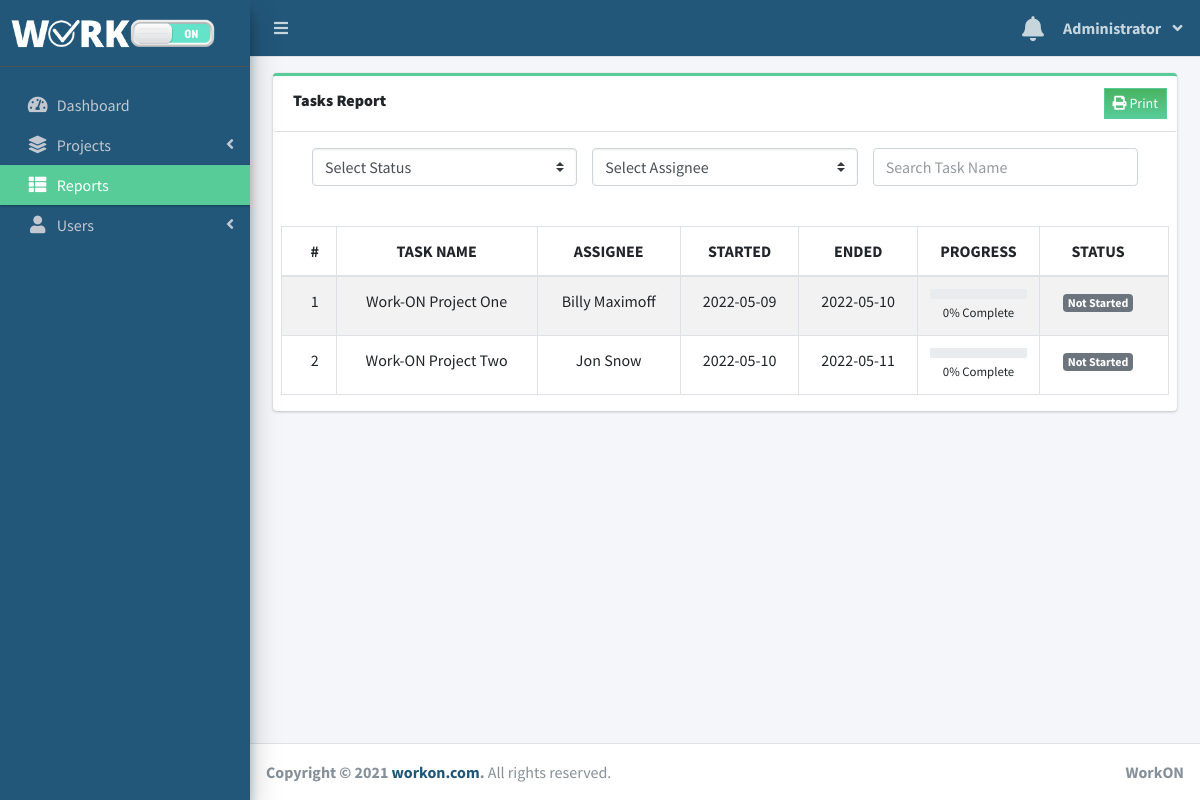
/index.php?page=reports (signed in), run on the app's committed database.
### tables this page shows
CREATE TABLE `project_list` (
  `id` int(30) NOT NULL,
  `name` varchar(200) NOT NULL,
  `description` text NOT NULL,
  `status` tinyint(2) NOT NULL,
  `proj_status` int(11) NOT NULL DEFAULT 0,
  `start_date` date DEFAULT NULL,
  `end_date` date NOT NULL,
  `manager_id` int(30) NOT NULL,
  `chair_id` int(30) NOT NULL,
  `user_ids` text NOT NULL,
  `user_type` int(1) NOT NULL DEFAULT 3,
  `project_url` longtext NOT NULL,
  `project_time_sheet` longtext NOT NULL,
  `project_files` longtext NOT NULL,
  `date_created` datetime NOT NULL DEFAULT current_timestamp()
);

### reports.php (the view, shortened to what this page needs)
<?php
  include 'db_connect.php';
?>
 <div class="col-md-12">
        <div class="card card-outline card-success">
          <div class="card-header">
            <b>Tasks Report </b>
            <div class="card-tools">
            	<button class="btn btn-flat btn-sm bg-gradient-success btn-success" id="print"><i class="fa fa-print"></i> Print</button>
            </div>
          </div>
          <div class="card-body p-0">
          <div class="px-2">
            <div class="col-md-12">
              <div class="col-lg-12 d-flex p-3">
                <div class="col-md-4">
                  <select name="status" id="fetch_status" class="custom-select custom-select-md form-control">
                    <option value="">Select Status</option>
                  </select>
                </div>
                <div class="col-md-4">
                  <select name="status" id="fetch_assignee" class="custom-select custom-select-md form-control">
                    <option value="">Select Assignee</option>
                  </select>
                </div>
                <div class="col-md-4">
                  <input type="search" name="reports_search" id="reports_search" class="form-control" placeholder="Search Task Name" />
                </div>
              </div>
            </div>
          </div>
            <div class="table-responsive px-2" id="printable">
              <div class="text-center" id="reportresult">
                <?php
                $filter_reports = "SELECT *,concat(firstname,' ',lastname) AS assignee FROM project_list p INNER JOIN users u ON p.user_ids = u.id WHERE p.proj_status='1'";
                $result = mysqli_query($conn,$filter_reports);
                $count = mysqli_num_rows($result);
                if($count > 0){
                ?>
                <table class="table table-bordered table-striped mt-4">
                  <thead>
                      <th>#</th>
                      <th>TASK NAME</th>
                      <th>ASSIGNEE</th>
                      <th>STARTED</th>
                      <th>ENDED</th>
                      <th>PROGRESS</th>
                      <th>STATUS</th>
                  </thead>
                  <tbody>
                      <?php
                      $i = 1;
                      while($row = mysqli_fetch_assoc($result)){
                          $taskname = $row['name'];
                          $assignee = $row['assignee'];
                          $tprog = $conn->query("SELECT * FROM task_list where project_id = {$row['id']}")->num_rows;
                          $cprog = $conn->query("SELECT * FROM task_list where project_id = {$row['id']} and status = 3")->num_rows;
                          $prog = $tprog > 0 ? ($cprog/$tprog) * 100 : 0;
                          $prog = $prog > 0 ?  number_format($prog,2) : $prog;
                      ?>
                      <tr>
                          <td><?php echo $i++ ?></td>
                          <td><?php echo $taskname ?></td>
                          <td><?php echo $assignee ?></td>
                          <td><?php echo date("Y-m-d",strtotime($row['start_date'])) ?></td>
                          <td><?php echo date("Y-m-d",strtotime($row['end_date'])) ?></td>
                          <td class="project_progress">
                              <div class="progress progress-sm">
                              </div>
                              <small>
                                  <?php echo $prog ?>% Complete
                              </small>
                          </td>
                          <td>
                              <?php
                              if($row['status'] == 1){
                                  echo "<span class='badge badge-secondary'>Not Started</span>";
                              }elseif($row['status'] == 2){
                              echo "<span class='badge badge-primary'>Started</span>";
                              }elseif($row['status'] == 3){
                              echo "<span class='badge badge-info'>In Progress</span>";
                              }elseif($row['status'] == 4){
                              echo "<span class='badge badge-warning'>In Review</span>";
                              }elseif($row['status'] == 5){
                              echo "<span class='badge badge-success'>Completed</span>";
                              }
                              ?>
                          </td>
                      </tr>
                      <?php
                      }
                      ?>
                  </tbody>
                </table>
                <?php } ?>
              </div>
            </div>
          </div>
        </div>
        </div>

### data on the page
project_list: name "Work-ON Project One", assignee "Billy Maximoff", start_date "2022-05-09", end_date "2022-05-10", prog "0", status "Not Started"
project_list: name "Work-ON Project Two", assignee "Jon Snow", start_date "2022-05-10", end_date "2022-05-11", prog "0", status "Not Started"

### other printed values
$_SESSION['login_firstname'] "Administrator"
$_SESSION['system']['name'] "WorkON"
